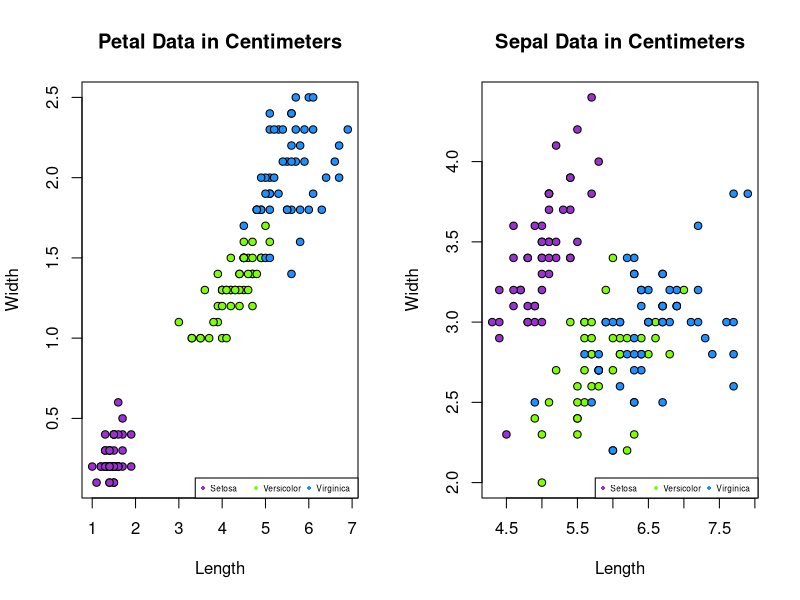

This chart was generated by the following R code:
# Iris Data Assignment One

# Create two columns on single row
par(
  mfrow=c(1,2),
  xpd=TRUE
)
 
# Create scatter plot for petals
plot(
  iris$Petal.Length,
  iris$Petal.Width,
  pch=21, # type of symbol
  bg=c("darkorchid3", "chartreuse", "dodgerblue1")[unclass(iris$Species)],
  main="Petal Data in Centimeters", # main title
  xlab="Length", # x title
  ylab="Width" # y title
)

#Legend for Petals
legend("bottomright", 
  cex=0.50, 
  pch=16, 
  col=c("darkorchid3", "chartreuse", "dodgerblue1"), 
  legend=c("Setosa", "Versicolor", "Virginica"), 
  ncol=3
  )
 

# Create scatter plot for sepal
plot(
  iris$Sepal.Length,
  iris$Sepal.Width,
  pch=21,
  bg=c("darkorchid3", "chartreuse", "dodgerblue1")[unclass(iris$Species)],
  main="Sepal Data in Centimeters",
  xlab="Length",
  ylab="Width"
)

#Legend for Sepals
legend("bottomright", 
  cex=0.50, 
  pch=16, 
  col=c("darkorchid3", "chartreuse", "dodgerblue1"), 
  legend=c("Setosa", "Versicolor", "Virginica"), 
  ncol=3)


#The means of the specie data so I could correlate the info to what my code was producing
aggregate(iris[,1:4], iris["Species"], function(x) mean(x,na.rm=T))


  
